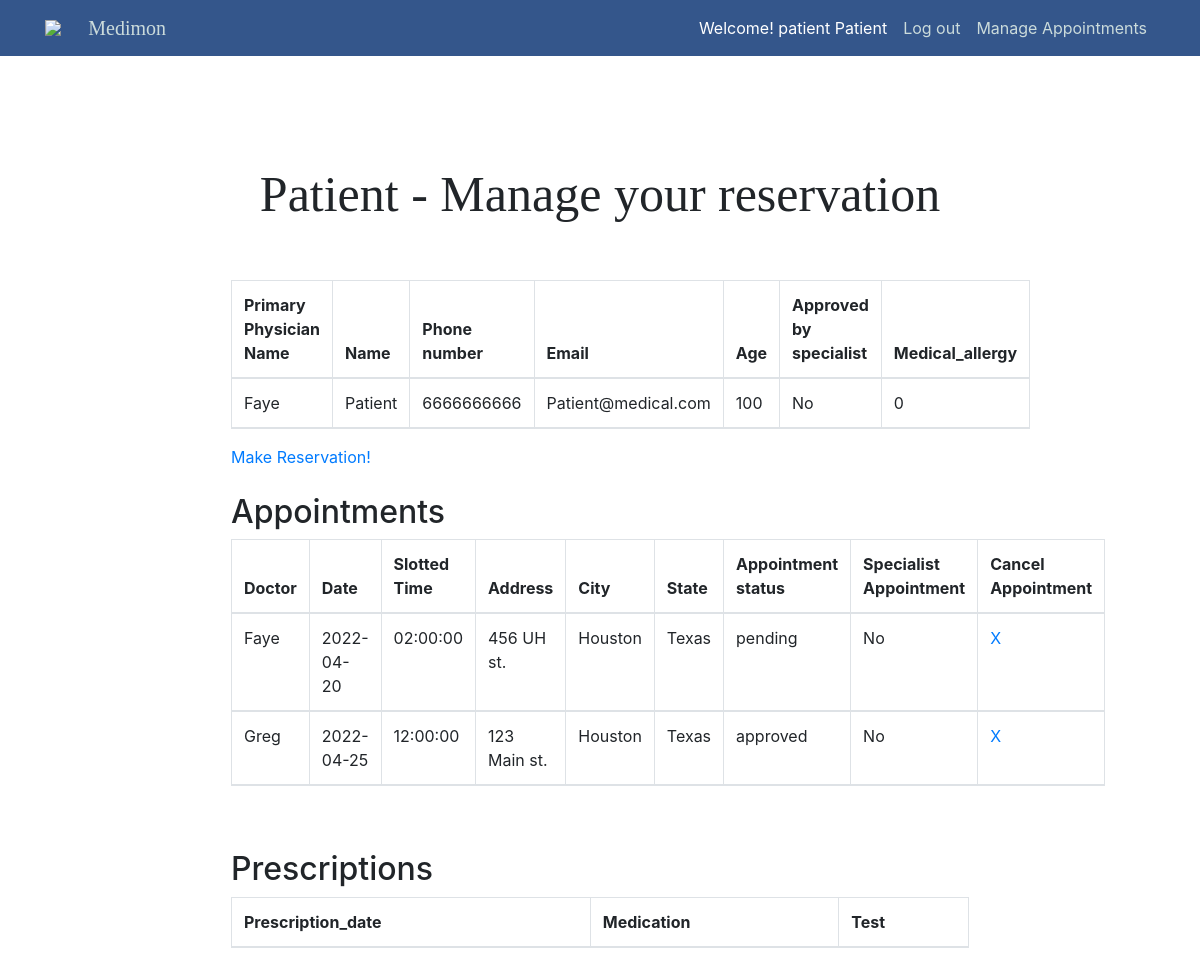
Page /patientPages/patientPage.php (signed in) on the committed database.
### tables this page shows
CREATE TABLE PATIENT (
    Patient_id           INT AUTO_INCREMENT,
    Primary_physician_id INT,
    Specialist_approved  BOOLEAN,
    Specialist_check VARCHAR(8) NOT NULL DEFAULT "NA",
    Name                 VARCHAR(20) NOT NULL,
    Password             VARCHAR(255) NOT NULL,
    Phone_number         CHAR(10) UNIQUE NOT NULL,
    Email                VARCHAR(254) UNIQUE,
    Age                  INT,
    Medical_allergy      BOOLEAN NOT NULL DEFAULT false,
    Medical_Al_Description VARCHAR(100),
    PRIMARY KEY (Patient_id),
    FOREIGN KEY (Primary_physician_id) REFERENCES DOCTOR(Doctor_id) ON DELETE SET NULL
);

CREATE TABLE DOCTOR (
    Doctor_id      INT AUTO_INCREMENT,
    Office_id      INT,
    Speciality     VARCHAR(30),
    Name           VARCHAR(20),
    Password       VARCHAR(255) NOT NULL,
    Phone_number   CHAR(10) UNIQUE,
    PRIMARY KEY (Doctor_id),
    FOREIGN KEY (Office_id) REFERENCES OFFICE(Office_id) ON DELETE SET NULL
);

CREATE TABLE APPOINTMENT (
    Appointment_id        INT AUTO_INCREMENT,
    Patient_id            INT,
    Doctor_id             INT NOT NULL,
    Office_id             INT NOT NULL,
    Appointment_status_id INT NOT NULL DEFAULT 0,
    Appointment_status    VARCHAR(12) NOT NULL,
    Date                  DATE NOT NULL,
    Slotted_time          TIME NOT NULL,
    Specialist_status     BOOLEAN NOT NULL,
    PRIMARY KEY (Appointment_id),
    FOREIGN KEY (Patient_id) REFERENCES PATIENT(Patient_id) ON DELETE CASCADE,
    FOREIGN KEY (Doctor_id) REFERENCES DOCTOR(Doctor_id) ON DELETE CASCADE,
    FOREIGN KEY (Office_id) REFERENCES OFFICE(Office_id) ON DELETE CASCADE
);

CREATE TABLE OFFICE (
    Office_id    INT AUTO_INCREMENT,
    Address      VARCHAR(30),
    City         VARCHAR(15),
    State        VARCHAR(15),
    Phone_number CHAR(10) UNIQUE,
    Open_time    TIME NOT NULL,
    Close_time   TIME NOT NULL,
    PRIMARY KEY  (Office_id)
);

### patientPages/patientPage.php (the view, shortened to what this page needs)
<?php
require_once "../php/config.php";
$id = $_SESSION["id"];
$sql = "select DOCTOR.Name as Doctor_name, PATIENT.Name, PATIENT.Phone_number, PATIENT.Email, PATIENT.Age, PATIENT.Specialist_approved, PATIENT.Medical_allergy
from PATIENT
inner join DOCTOR on DOCTOR.Doctor_id = PATIENT.Primary_physician_id
where Patient_id = '$id';";
$result = mysqli_query($db, $sql);
$tableResult = "";
if ($result->num_rows > 0) {
  $tableResult = "<tr>";
  while($row = $result-> fetch_assoc()) {
    $approved = 'No';
    $tableResult .= "<td>" . $row["Doctor_name"] . "</td><td>" . $row["Name"] . "</td><td>" . $row["Phone_number"] . "</td><td>" . $row["Email"] . "</td><td>" . $row["Age"] . "</td><td>" . $approved . "</td><td>" . $row["Medical_allergy"] . "</td>";
  }
  $tableResult .= "</tr>";
}
$sql = "SELECT D.Name AS Doctor_name, A.Date, A.Slotted_time, O.Address, O.City, O.State, A.Appointment_id, A.Appointment_status, Specialist_status FROM APPOINTMENT AS A
LEFT JOIN OFFICE AS O ON A.Office_id = O.Office_id
LEFT JOIN PATIENT AS P ON P.Patient_id = A.Patient_id
LEFT JOIN DOCTOR AS D ON D.Doctor_id = A.Doctor_id
WHERE P.Patient_id = '$id'
ORDER BY Date;";
$result = mysqli_query($db, $sql);
$APtableResult = "";
if ($result->num_rows > 0) {
  while($row = $result-> fetch_assoc()) {
    $approved = 'No';
    $APtableResult .= "<tr>";
    $APtableResult .= "<td>" . $row["Doctor_name"] . "</td><td>"  . $row["Date"] . "</td><td>" . $row["Slotted_time"] . "</td><td>" . $row["Address"] . "</td><td>" . $row["City"] . "</td><td>" . $row["State"] . "</td><td>" . $row["Appointment_status"] . "</td><td>" . $approved . "</td><td>
    <a href='../patientPages/patientPage.php?delete_id=" . $row["Appointment_id"] . "'>X</a>
    </td>";
    $APtableResult .= "</tr>";
  }
}
?>
<!doctype html>
<html lang="en">
<head>
  <link rel="stylesheet" href="../css/style.css">
  <link rel="stylesheet" href="https://stackpath.bootstrapcdn.com/bootstrap/4.3.1/css/bootstrap.min.css"
>
</head>
<?php include("../php/header.php"); ?>
<section id="AdminUsers">
  <div class="main-container">
    <div class="main-wrap">
      <div class="text-center" id="Admin-header">Patient - Manage your reservation</div>
      <div class="container-fluid">
        <div class="row justify-content-center my-5">
          <div class="col-12">
            <table class="table table-bordered">
              <thead class="thead">
                <tr>
                  <th scope="col">Primary Physician Name</th>
                  <th scope="col">Name</th>
                  <th scope="col">Phone number</th>
                  <th scope="col">Email</th>
                  <th scope="col">Age</th>
                  <th scope="col">Approved by specialist</th>
                  <th scope="col">Medical_allergy</th>
                </tr>
                <?php echo $tableResult;?>
              </thead>
            </table>
            <a href="requestAppointment.php">Make Reservation!</a>
            <br><br>
            <h2>Appointments</h2>
            <table class="table table-bordered">
              <thead class="thead">
                <tr>
                  <th>Doctor</th>
                  <th>Date</th>
                  <th>Slotted Time</th>
                  <th>Address</th>
                  <th>City</th>
                  <th>State</th>
                  <th>Appointment status</th>
                  <th>Specialist Appointment</th>
                  <th>Cancel Appointment</th>
                </tr>
                <?php echo $APtableResult;?>
              </thead>
            </table>
            <br><br>
            <h2>Prescriptions</h2>
            <table class="table table-bordered">
              <thead class="thead">
                <tr>
                  <th scope="col">Prescription_date</th>
                  <th scope="col">Medication</th>
                  <th scope="col">Test</th>
                </tr>
              </thead>
            </table>
          </div>
        </div>
      </div>
        </div>
      </div>
</section>
</body>
</html>

### css/style.css (style rules this page uses)
html { height: 100%; }
.main-container { width:100%; display:flex; flex-direction:column; align-items:center; margin-top: 21px; margin-top: 21px; height: 150%; }
.main-container .main-wrap { width:768px; margin-top: 30px; }
.main-container { background-color: #ffffff; height: 700px; }
#Admin-header { margin-top: 10%; margin-bottom: 20px; font-family:Cambria, Cochin, Georgia, Times, 'Times New Roman', serif; font: bold; font-size: 50px; }
* { padding: 0px; margin: 0px; box-sizing: border-box; }
table { width: 600px; }
#AdminUsers { margin-top: 50px; }

### rows in the picture
patient: Primary_physician.Name "Faye", Name "Patient", Phone_number "6666666666", Email "Patient@medical.com", Age "100", approved "No", Medical_allergy "0"
appointment: Doctor.Name "Faye", Date "2022-04-20", Slotted_time "02:00:00", Office.Address "456 UH st.", Office.City "Houston", Office.State "Texas", Appointment_status "pending", approved "No"
appointment: Doctor.Name "Greg", Date "2022-04-25", Slotted_time "12:00:00", Office.Address "123 Main st.", Office.City "Houston", Office.State "Texas", Appointment_status "approved", approved "No"

### other values in the picture
$typ "patient"
$name "Patient"
